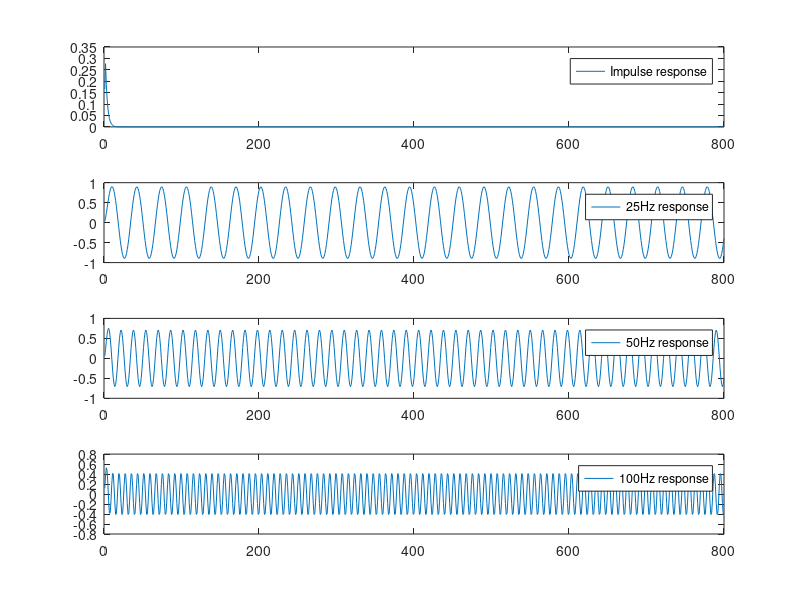

Write the MATLAB code that produced this figure.
function butter
   sf = 800; sf2 = sf/2;
   data=[[1;zeros(sf-1,1)],sinetone(25,sf,1,1),sinetone(50,sf,1,1),sinetone(100,sf,1,1)];
   [b,a]=butter ( 1, 50 / sf2 );
   filtered = filter(b,a,data);
   clf
   subplot ( columns ( filtered ), 1, 1)
   plot(filtered(:,1),";Impulse response;")
   subplot ( columns ( filtered ), 1, 2 )
   plot(filtered(:,2),";25Hz response;")
   subplot ( columns ( filtered ), 1, 3 )
   plot(filtered(:,3),";50Hz response;")
   subplot ( columns ( filtered ), 1, 4 )
   plot(filtered(:,4),";100Hz response;")
   
 endfunction